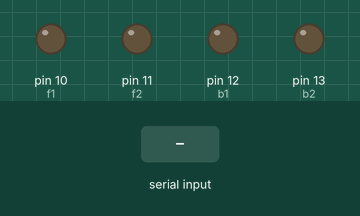
A sketch run on a simulated Arduino Uno, built with avr-gcc and run on an emulated ATmega328P. On the bench: output pins drawn as LEDs (lit = HIGH). Inputs (shaded band) come from the test bench.

Above: at 1.2 s.
1.3 s: "90,45\n" received over Serial
At 1.8 s:
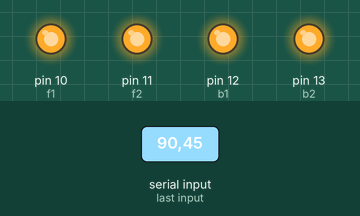
2.8 s: "1\n" received over Serial
At 3.6 s:
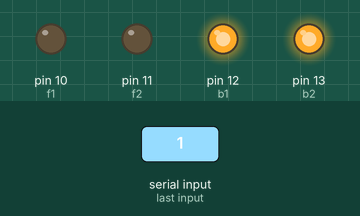
5.3 s: "2\n" received over Serial
At 6.0 s:
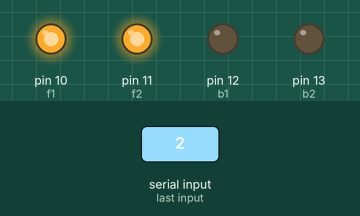
7.8 s: "3\n" received over Serial
At 8.6 s:
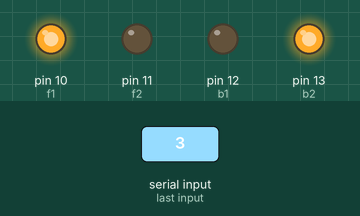
10.3 s: "4\n" received over Serial
At 11.1 s:
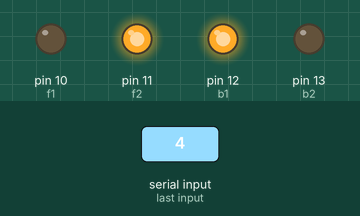
Timing chart, 0 to 13.3 s (numbered marks = the images above; inputs shaded):
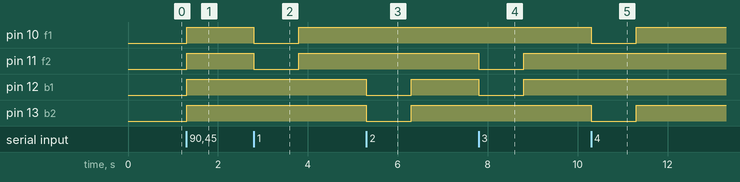

The sketch:

driving_motors.ino
```cpp
const int f1 = 10;
const int f2 = 11;
const int b1 = 12;
const int b2 = 13;


void  setup()
{
  pinMode(f1,OUTPUT);
  pinMode(f2,OUTPUT);
  pinMode(b1,OUTPUT);
  pinMode(b2,OUTPUT);

  Serial.begin(9600);
}

void loop()
{
  int value;
  value=Serial.available();
  if (value>0)
  {
    int input;
    input= Serial.parseInt();

    if  (input==1)
    {
     digitalWrite  (f1,LOW);
     digitalWrite  (f2,LOW);
     digitalWrite  (b1,HIGH);
     digitalWrite  (b2,HIGH);

    }
    else if (input==2)
    {
     digitalWrite  (f1,HIGH);
     digitalWrite  (f2,HIGH);
     digitalWrite  (b1,LOW);
     digitalWrite  (b2,LOW);

    }
    else if (input==3)
    {
     digitalWrite  (f1,HIGH);
     digitalWrite  (f2,LOW);
     digitalWrite  (b1,LOW);
     digitalWrite  (b2,HIGH);

    }
    else if  (input==4)
    {
     digitalWrite  (f1,LOW);
     digitalWrite  (f2,HIGH);
     digitalWrite  (b1,HIGH);
     digitalWrite  (b2,LOW);

    }
    else
    {
     digitalWrite  (f1,HIGH);
     digitalWrite  (f2,HIGH);
     digitalWrite  (b1,HIGH);
     digitalWrite  (b2,HIGH);

    }}
}
```

Measured:
- after the input at 1.3 s, pin 10 (f1), pin 11 (f2), pin 12 (b1), pin 13 (b2): LOW → HIGH at once
- after the input at 2.8 s, pin 10 (f1), pin 11 (f2): HIGH → LOW at once, → HIGH 1.0 s later
- after the input at 5.3 s, pin 12 (b1), pin 13 (b2): HIGH → LOW at once, → HIGH 1.0 s later
- after the input at 7.8 s, pin 11 (f2), pin 12 (b1): HIGH → LOW at once, → HIGH 1.0 s later
- after the input at 10.3 s, pin 10 (f1), pin 13 (b2): HIGH → LOW at once, → HIGH 1.0 s later
